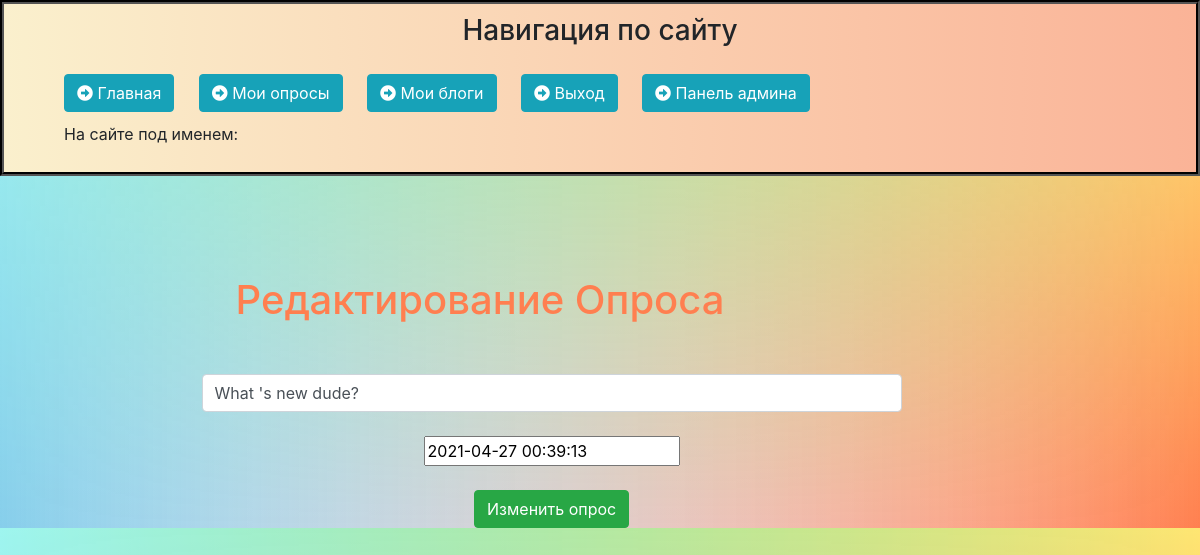
The page /polls/1/update on the database as committed earlier.
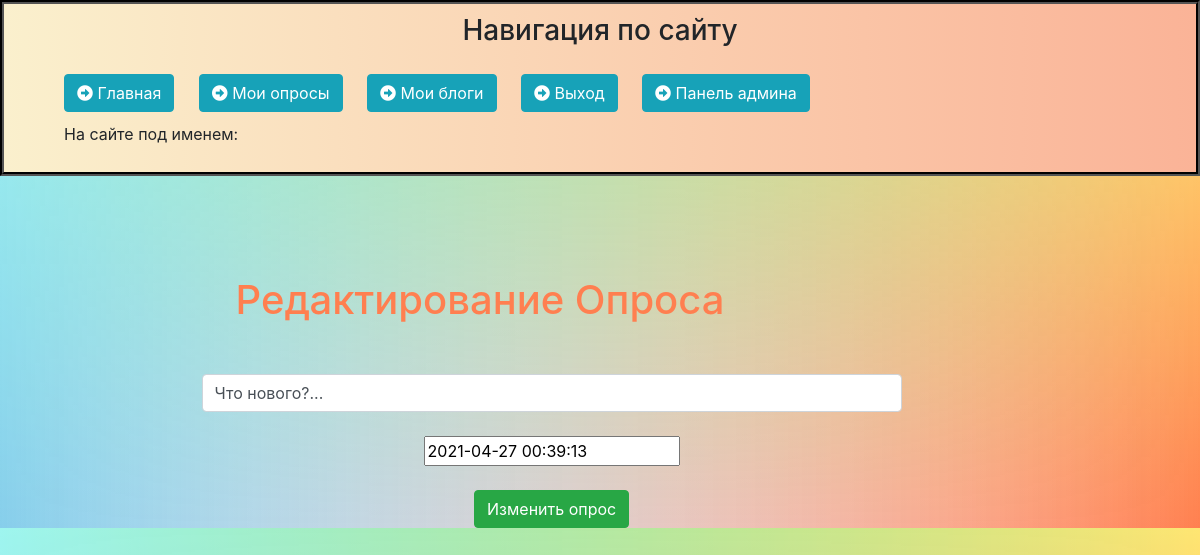
The same page on the database as committed later.
### polls/models.py (models this page shows, shortened)
class Question(models.Model):
    question_text = models.CharField(max_length=200)
    pub_date = models.DateTimeField(default=timezone.now(), verbose_name="Time published")

### polls/views.py (the view)
# urls.py: path('<int:question_id>/update', views.Update.as_view(), name='update'),
class Update(UpdateView):
    model = Question
    pk_url_kwarg = "question_id"
    success_url = './'
    template_name = 'polls/update.html'
    form_class = CreateForm

### polls/forms.py
class CreateForm(ModelForm):
    class Meta:
        model = Question
        fields = ['question_text', 'pub_date']
        widgets = {
            "question_text": TextInput(attrs={
                'class': 'form-control',
                'placeholder': 'Вопрос'
            }),
        }

### polls/templates/polls/update.html (shortened to what this page needs)
{% extends 'polls/layout.html' %}
{% block content %}
<div class="features">
    <h1>
        Редактирование Опроса
    </h1>
    <form method="post" enctype="multipart/form-data">
        {{ form.question_text }}<br>
        {{ form.pub_date }}<br><br>
        <button class="btn btn-success" type="submit">Изменить опрос</button>
    </form>
</div>
{% endblock %}

Rows that differ between the two databases and show on the page:
changed Question: question_text "What 's new dude?" → "Что нового?..."
